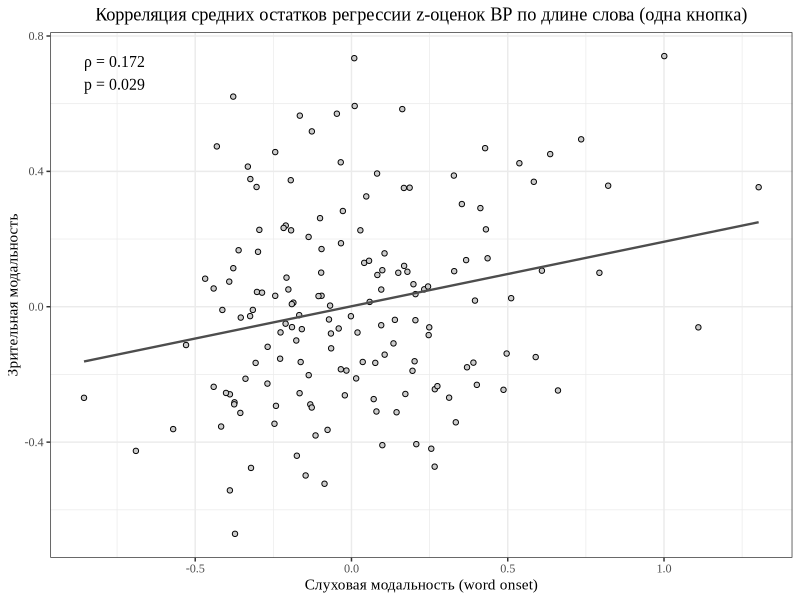
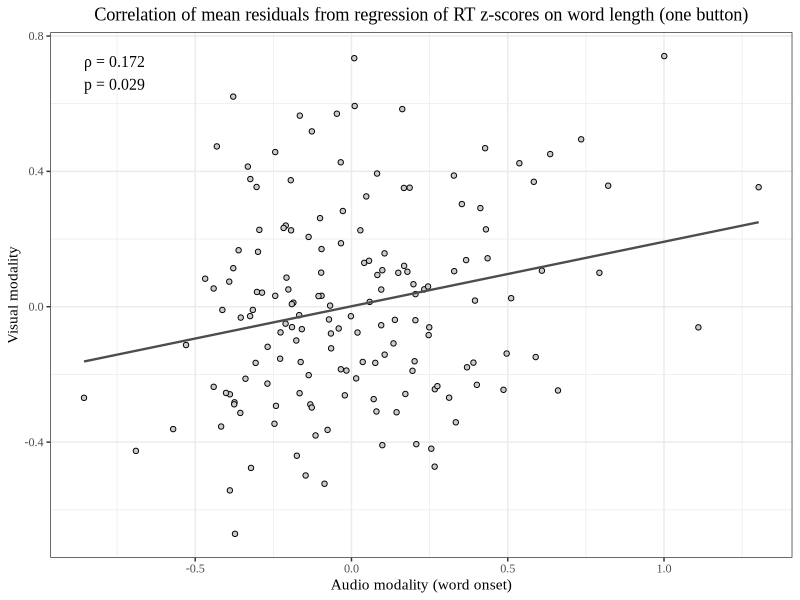
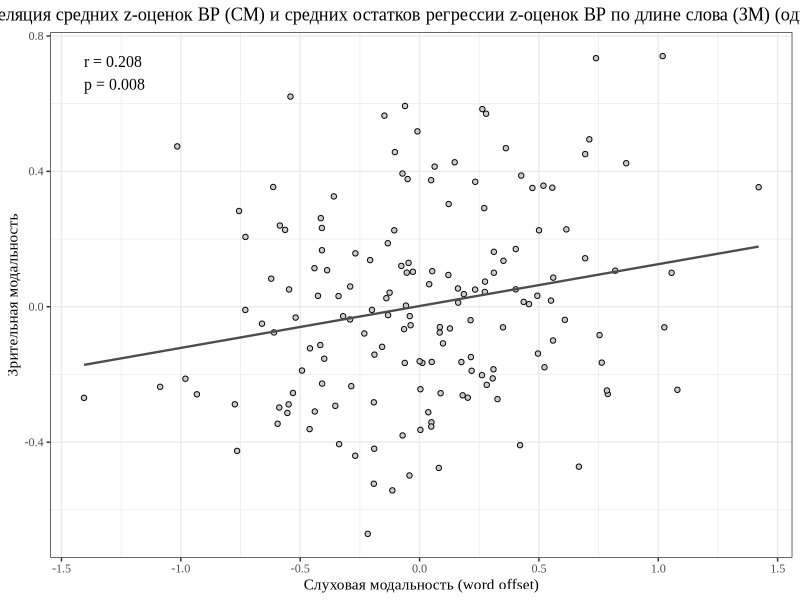
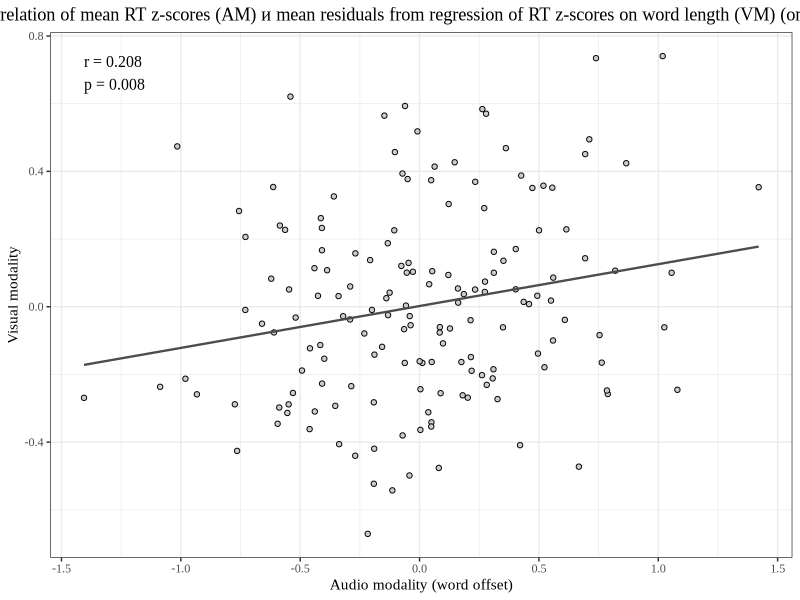
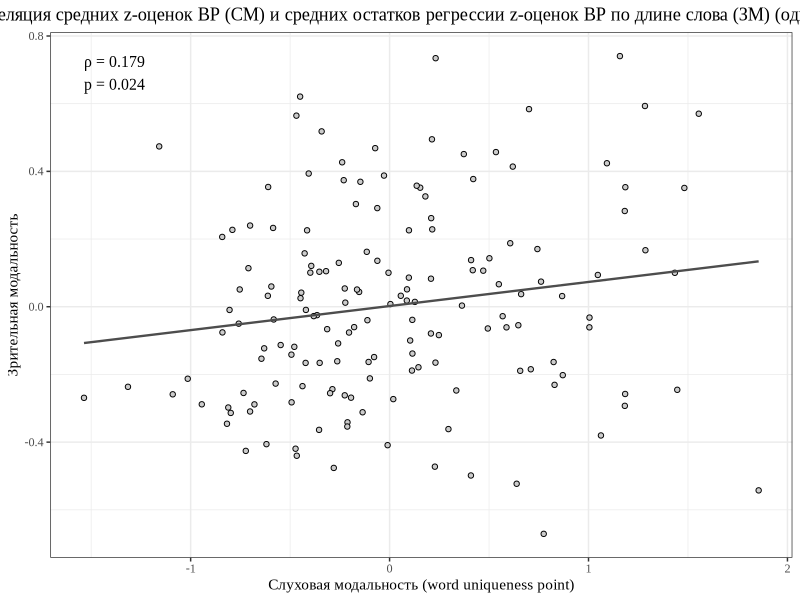
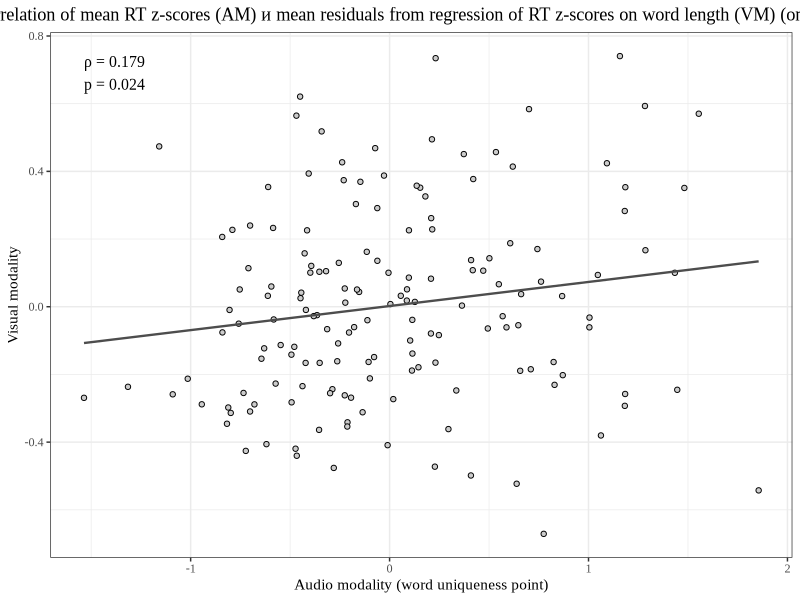
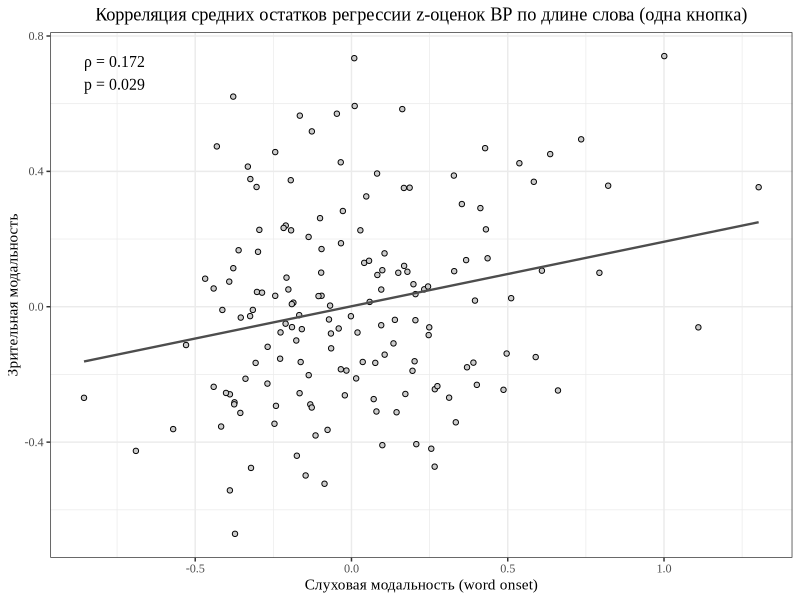
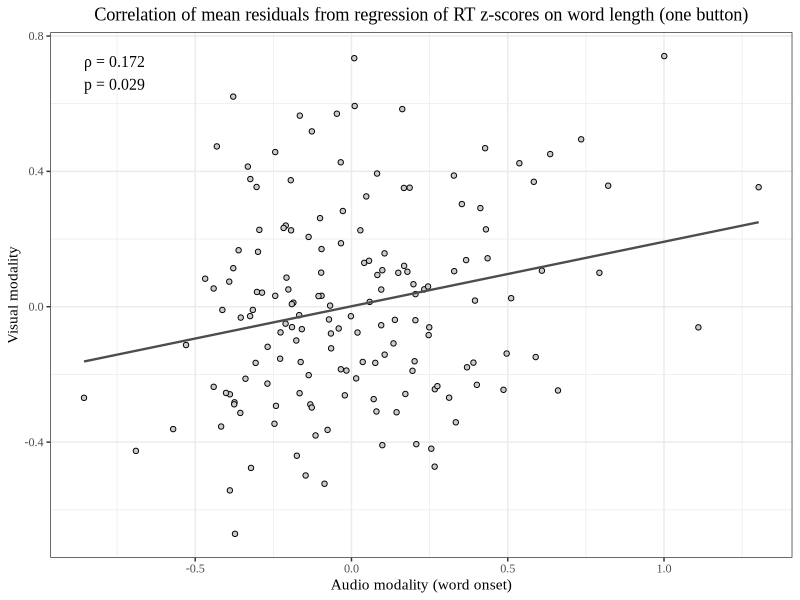

R code for these plots, in order:
setwd("/Users/viktoria/Desktop/")
library(dplyr)
library(lme4)
library(lmerTest)
library(ggplot2)


#VISUAL DATA
VISUALdata <- read.csv("visual_data.csv")

VISUALdata <- VISUALdata %>%
  filter(If_word == "yes")

DATA_cleanV <- VISUALdata %>%
  filter(RT >= 0.170) %>%  # First exclude fast RTs (170 ms)
  group_by(Index) %>%  # Group by subject
  mutate(
    Q1 = quantile(RT, 0.25, na.rm = TRUE),  # 25th percentile
    Q3 = quantile(RT, 0.75, na.rm = TRUE),  # 75th percentile
    IQR = Q3 - Q1,                          # Interquartile range
    lower_bound = Q1 - 1.5 * IQR,           # Lower cutoff
    upper_bound = Q3 + 1.5 * IQR            # Upper cutoff
  ) %>%
  filter(RT >= lower_bound & RT <= upper_bound) %>%  # Keep only non-outliers
  dplyr::select(-Q1, -Q3, -IQR, -lower_bound, -upper_bound)  # Remove temporary columns

# z-scores
DATA_cleanV <- DATA_cleanV %>%
  group_by(Index) %>%
  mutate(zRT = scale(RT)) %>%
  ungroup()

model_visual1 <- lm(zRT ~ Word_length , data = DATA_cleanV) 
summary(model_visual1)

DATA_cleanV$residuals_visual <- residuals(model_visual1)

meanZRT_by_wordV <- DATA_cleanV %>%
  group_by(Word) %>%
  summarise(mean_zRT = mean(residuals_visual, na.rm = TRUE)) %>%
  ungroup()
head(meanZRT_by_wordV)

meanZRT_by_word <- meanZRT_by_wordV

meanZRT_by_word <- meanZRT_by_word %>%
  rename(mean_zRT_visual = mean_zRT)

#AUDIO ONSET DATA

AUDIOdata <- read.csv("audio_data.csv")
AUDIOdata <- AUDIOdata %>%
  filter(If_word == "yes")

delay = 0.200

AUDIOdata <- AUDIOdata %>%
  mutate(RT_onset =  RT - delay)

DATA_cleanA <- AUDIOdata %>%
  filter(RT_onset >= 0.170) %>%  # First exclude fast RTs (170 ms)
  group_by(Index) %>%  # Group by subject
  mutate(
    Q1 = quantile(RT_onset, 0.25, na.rm = TRUE),  # 25th percentile
    Q3 = quantile(RT_onset, 0.75, na.rm = TRUE),  # 75th percentile
    IQR = Q3 - Q1,                          # Interquartile range
    lower_bound = Q1 - 1.5 * IQR,           # Lower cutoff
    upper_bound = Q3 + 1.5 * IQR            # Upper cutoff
  ) %>%
  filter(RT_onset >= lower_bound & RT_onset <= upper_bound) %>%  # Keep only non-outliers
  dplyr::select(-Q1, -Q3, -IQR, -lower_bound, -upper_bound)  # Remove temporary columns

DATA_cleanA <- DATA_cleanA %>%
  group_by(Index) %>%
  mutate(zRT_onset = scale(RT_onset)) %>%
  ungroup()

model_audio1 <- lm(zRT_onset ~ Word_length, data = DATA_cleanA)
summary(model_audio1)

DATA_cleanA$residuals_audio <- residuals(model_audio1)

meanZRT_by_wordA <- DATA_cleanA %>%
  group_by(Word) %>%
  summarise(mean_zRT = mean(residuals_audio, na.rm = TRUE)) %>%
  ungroup()
head(meanZRT_by_wordA)

meanZRT_by_word$mean_zRT_audio_onset <- meanZRT_by_wordA$mean_zRT[match(meanZRT_by_wordA$Word, meanZRT_by_word$Word)]


#VISUAL AND AUDIO ONSET CORRELATION

shapiro.test(meanZRT_by_word$mean_zRT_visual)
shapiro.test(meanZRT_by_word$mean_zRT_audio_onset)

cor_result <- cor.test(meanZRT_by_word$mean_zRT_audio_onset, meanZRT_by_word$mean_zRT_visual, method = "spearman")
cor_result

cor_val <- round(cor_result$estimate, 3)
p_val <- round(cor_result$p.value, 3)

graph <- ggplot(meanZRT_by_word, aes(x = mean_zRT_audio_onset, y = mean_zRT_visual)) +
  geom_point(fill = "grey80", color = "black", shape = 21) +
  geom_smooth(method = "lm", se = FALSE, color = "grey30", linewidth = 0.8) +
  annotate("text", 
           x = min(meanZRT_by_word$mean_zRT_audio_onset, na.rm = TRUE), 
           y = max(meanZRT_by_word$mean_zRT_visual, na.rm = TRUE), 
           label = paste0("ρ = ", cor_val, "\np = ", p_val),
           hjust = 0, vjust = 1, size = 4, family = "Times New Roman") +
  labs(x = "Слуховая модальность (word onset)", 
       y = "Зрительная модальность",
       title = "Корреляция средних остатков регрессии z-оценок ВР по длине слова (одна кнопка)") +
  theme_bw() +
  theme(text = element_text(family = "Times New Roman", size = 11)) + 
  theme(plot.title = element_text(hjust = 0.5), legend.position = "none")
graph

ggsave("visual_onset_correlation_rus.jpeg", plot = graph, width = 25, height = 15, units = c("cm"), dpi = 700)


graph <- ggplot(meanZRT_by_word, aes(x = mean_zRT_audio_onset, y = mean_zRT_visual)) +
  geom_point(fill = "grey80", color = "black", shape = 21) +
  geom_smooth(method = "lm", se = FALSE, color = "grey30", linewidth = 0.8) +
  annotate("text", 
           x = min(meanZRT_by_word$mean_zRT_audio_onset, na.rm = TRUE), 
           y = max(meanZRT_by_word$mean_zRT_visual, na.rm = TRUE), 
           label = paste0("ρ = ", cor_val, "\np = ", p_val),
           hjust = 0, vjust = 1, size = 4, family = "Times New Roman") +
  labs(x = "Audio modality (word onset)", 
       y = "Visual modality",
       title = "Correlation of mean residuals from regression of RT z-scores on word length (one button)") +
  theme_bw() +
  theme(text = element_text(family = "Times New Roman", size = 11)) + 
  theme(plot.title = element_text(hjust = 0.5), legend.position = "none")
graph

ggsave("visual_onset_correlation_eng.jpeg", plot = graph, width = 25, height = 15, units = c("cm"), dpi = 700)





#AUDIO OFFSET DATA

AUDIOdata <- read.csv("audio_data.csv")
AUDIOdata <- AUDIOdata %>%
  filter(If_word == "yes")

AUDIOdata <- AUDIOdata %>%
  mutate(RT_offset = RT - delay - Word_length) 

DATA_cleanA <- AUDIOdata %>%
  group_by(Index) %>%  # Group by subject
  mutate(
    Q1 = quantile(RT_offset, 0.25, na.rm = TRUE),  # 25th percentile
    Q3 = quantile(RT_offset, 0.75, na.rm = TRUE),  # 75th percentile
    IQR = Q3 - Q1,                          # Interquartile range
    lower_bound = Q1 - 1.5 * IQR,           # Lower cutoff
    upper_bound = Q3 + 1.5 * IQR            # Upper cutoff
  ) %>%
  filter(RT_offset >= lower_bound & RT_offset <= upper_bound) %>%  # Keep only non-outliers
  dplyr::select(-Q1, -Q3, -IQR, -lower_bound, -upper_bound)  # Remove temporary columns

DATA_cleanA <- DATA_cleanA %>%
  group_by(Index) %>%
  mutate(zRT_offset = scale(RT_offset)) %>%
  ungroup()

meanZRT_by_wordA <- DATA_cleanA %>%
  group_by(Word) %>%
  summarise(mean_zRT = mean(zRT_offset, na.rm = TRUE)) %>%
  ungroup()
head(meanZRT_by_wordA)

meanZRT_by_word$mean_zRT_audio_offset <- meanZRT_by_wordA$mean_zRT[match(meanZRT_by_wordA$Word, meanZRT_by_word$Word)]


#VISUAL AND AUDIO OFFSET CORRELATION

shapiro.test(meanZRT_by_word$mean_zRT_audio_offset)

cor_result <- cor.test(meanZRT_by_word$mean_zRT_audio_offset, meanZRT_by_word$mean_zRT_visual, method = "pearson")
cor_result

cor_val <- round(cor_result$estimate, 3)
p_val <- round(cor_result$p.value, 3)

graph <- ggplot(meanZRT_by_word, aes(x = mean_zRT_audio_offset, y = mean_zRT_visual)) +
  geom_point(fill = "grey80", color = "black", shape = 21) +
  geom_smooth(method = "lm", se = FALSE, color = "grey30", linewidth = 0.8) +
  annotate("text", 
           x = min(meanZRT_by_word$mean_zRT_audio_offset, na.rm = TRUE), 
           y = max(meanZRT_by_word$mean_zRT_visual, na.rm = TRUE), 
           label = paste0("r = ", cor_val, "\np = ", p_val),
           hjust = 0, vjust = 1, size = 4, family = "Times New Roman") +
  labs(x = "Слуховая модальность (word offset)", 
       y = "Зрительная модальность",
       title = "Корреляция средних z-оценок ВР (СМ) и средних остатков регрессии z-оценок ВР по длине слова (ЗМ) (одна кнопка)") +
  theme_bw() +
  theme(text = element_text(family = "Times New Roman", size = 11)) + 
  theme(plot.title = element_text(hjust = 0.5), legend.position = "none")
graph

ggsave("visual_offset_correlation_rus.jpeg", plot = graph, width = 25, height = 15, units = c("cm"), dpi = 700)


graph <- ggplot(meanZRT_by_word, aes(x = mean_zRT_audio_offset, y = mean_zRT_visual)) +
  geom_point(fill = "grey80", color = "black", shape = 21) +
  geom_smooth(method = "lm", se = FALSE, color = "grey30", linewidth = 0.8) +
  annotate("text", 
           x = min(meanZRT_by_word$mean_zRT_audio_offset, na.rm = TRUE), 
           y = max(meanZRT_by_word$mean_zRT_visual, na.rm = TRUE), 
           label = paste0("r = ", cor_val, "\np = ", p_val),
           hjust = 0, vjust = 1, size = 4, family = "Times New Roman") +
  labs(x = "Audio modality (word offset)", 
       y = "Visual modality",
       title = "Correlation of mean RT z-scores (AM) и mean residuals from regression of RT z-scores on word length (VM) (one button)") +
  theme_bw() +
  theme(text = element_text(family = "Times New Roman", size = 11)) + 
  theme(plot.title = element_text(hjust = 0.5), legend.position = "none")
graph

ggsave("visual_offset_correlation_eng.jpeg", plot = graph, width = 25, height = 15, units = c("cm"), dpi = 700)







#AUDIO UNIQUENESS POINT DATA

AUDIOdata <- read.csv("audio_data.csv")
AUDIOdata <- AUDIOdata %>%
  filter(If_word == "yes")

AUDIOdata <- AUDIOdata %>%
  mutate(RT_unique = RT - delay - Uniqueness_point) 

DATA_cleanA <- AUDIOdata %>%
  group_by(Index) %>%  # Group by subject
  mutate(
    Q1 = quantile(RT_unique, 0.25, na.rm = TRUE),  # 25th percentile
    Q3 = quantile(RT_unique, 0.75, na.rm = TRUE),  # 75th percentile
    IQR = Q3 - Q1,                          # Interquartile range
    lower_bound = Q1 - 1.5 * IQR,           # Lower cutoff
    upper_bound = Q3 + 1.5 * IQR            # Upper cutoff
  ) %>%
  filter(RT_unique >= lower_bound & RT_unique <= upper_bound) %>%  # Keep only non-outliers
  dplyr::select(-Q1, -Q3, -IQR, -lower_bound, -upper_bound)  # Remove temporary columns

DATA_cleanA <- DATA_cleanA %>%
  group_by(Index) %>%
  mutate(zRT_unique = scale(RT_unique)) %>%
  ungroup()

meanZRT_by_wordA <- DATA_cleanA %>%
  group_by(Word) %>%
  summarise(mean_zRT = mean(zRT_unique, na.rm = TRUE)) %>%
  ungroup()
head(meanZRT_by_wordA)

meanZRT_by_word$mean_zRT_audio_UP <- meanZRT_by_wordA$mean_zRT[match(meanZRT_by_wordA$Word, meanZRT_by_word$Word)]


#VISUAL AND AUDIO UNIQUENESS POINT CORRELATION

shapiro.test(meanZRT_by_word$mean_zRT_audio_UP)

cor_result <- cor.test(meanZRT_by_word$mean_zRT_audio_UP, meanZRT_by_word$mean_zRT_visual, method = "spearman")
cor_result

cor_val <- round(cor_result$estimate, 3)
p_val <- round(cor_result$p.value, 3)

graph <- ggplot(meanZRT_by_word, aes(x = mean_zRT_audio_UP, y = mean_zRT_visual)) +
  geom_point(fill = "grey80", color = "black", shape = 21) +
  geom_smooth(method = "lm", se = FALSE, color = "grey30", linewidth = 0.8) +
  annotate("text", 
           x = min(meanZRT_by_word$mean_zRT_audio_UP, na.rm = TRUE), 
           y = max(meanZRT_by_word$mean_zRT_visual, na.rm = TRUE), 
           label = paste0("ρ = ", cor_val, "\np = ", p_val),
           hjust = 0, vjust = 1, size = 4, family = "Times New Roman") +
  labs(x = "Слуховая модальность (word uniqueness point)", 
       y = "Зрительная модальность",
       title = "Корреляция средних z-оценок ВР (СМ) и средних остатков регрессии z-оценок ВР по длине слова (ЗМ) (одна кнопка)") +
  theme_bw() +
  theme(text = element_text(family = "Times New Roman", size = 11)) + 
  theme(plot.title = element_text(hjust = 0.5), legend.position = "none")
graph

ggsave("visual_UP_correlation_rus.jpeg", plot = graph, width = 25, height = 15, units = c("cm"), dpi = 700)


graph <- ggplot(meanZRT_by_word, aes(x = mean_zRT_audio_UP, y = mean_zRT_visual)) +
  geom_point(fill = "grey80", color = "black", shape = 21) +
  geom_smooth(method = "lm", se = FALSE, color = "grey30", linewidth = 0.8) +
  annotate("text", 
           x = min(meanZRT_by_word$mean_zRT_audio_UP, na.rm = TRUE), 
           y = max(meanZRT_by_word$mean_zRT_visual, na.rm = TRUE), 
           label = paste0("ρ = ", cor_val, "\np = ", p_val),
           hjust = 0, vjust = 1, size = 4, family = "Times New Roman") +
  labs(x = "Audio modality (word uniqueness point)", 
       y = "Visual modality",
       title = "Correlation of mean RT z-scores (AM) и mean residuals from regression of RT z-scores on word length (VM) (one button)") +
  theme_bw() +
  theme(text = element_text(family = "Times New Roman", size = 11)) + 
  theme(plot.title = element_text(hjust = 0.5), legend.position = "none")
graph

ggsave("visual_UP_correlation_eng.jpeg", plot = graph, width = 25, height = 15, units = c("cm"), dpi = 700)
